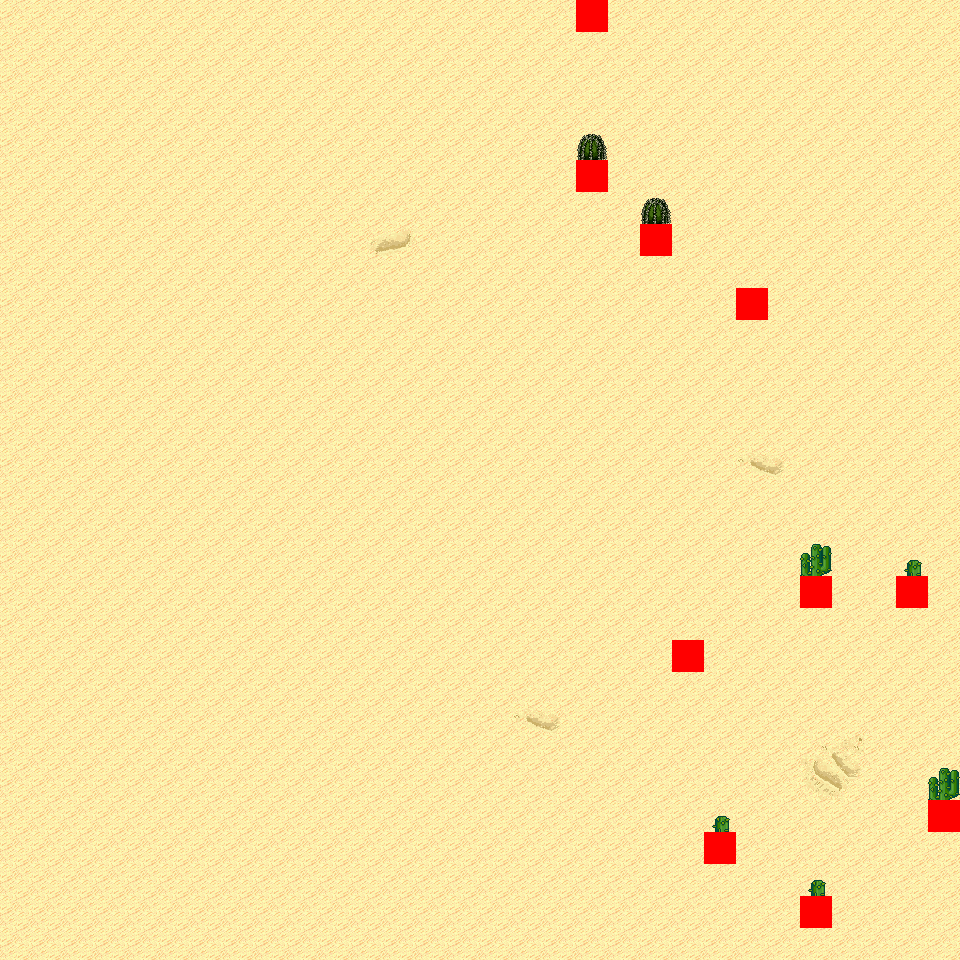

The image is a tile-based game level rendered from a .tmx file. Its description and source (layers, tilesets, objects; grid data summarised) follow:
An orthogonal 30x30 tile map with 32x32 px tiles, 6 tile layers (Ground, Object, Object2, Above, ...), 15 tilesets and 4 objects (4x mapExit).

<map version="1.0" orientation="orthogonal" renderorder="right-down" width="30" height="30" tilewidth="32" tileheight="32" nextobjectid="5">
  <tileset firstgid="1" name="tileset_logic_collision" tilewidth="32" tileheight="32" tilecount="1" columns="1">
    <image source="../drawable/tileset_logic_collision.png" width="32" height="32" />
  </tileset>
  <tileset firstgid="2" name="tileset_ground_ground" tilewidth="32" tileheight="32" tilecount="33" columns="3">
    <image source="../drawable/tileset_ground_ground.png" width="96" height="352" />
  </tileset>
  <tileset firstgid="35" name="tileset_ground_ridge_earth_pale" tilewidth="32" tileheight="32" tilecount="96" columns="12">
    <image source="../drawable/tileset_ground_ridge_earth_pale.png" width="384" height="256" />
  </tileset>
  <tileset firstgid="131" name="tileset_ground_ridge_earth_dark" tilewidth="32" tileheight="32" tilecount="96" columns="12">
    <image source="../drawable/tileset_ground_ridge_earth_dark.png" width="384" height="256" />
  </tileset>
  <tileset firstgid="227" name="tileset_terrain_desert" tilewidth="32" tileheight="32" tilecount="88" columns="8">
    <image source="../drawable/tileset_terrain_desert.png" width="256" height="352" />
  </tileset>
  <tileset firstgid="315" name="tileset_ground_ladder_vertical_dark" tilewidth="32" tileheight="32" tilecount="3" columns="3">
    <image source="../drawable/tileset_ground_ladder_vertical_dark.png" width="96" height="32" />
  </tileset>
  <tileset firstgid="318" name="tileset_plant_tree_evergreen" tilewidth="32" tileheight="32" tilecount="36" columns="3">
    <image source="../drawable/tileset_plant_tree_evergreen.png" width="96" height="384" />
  </tileset>
  <tileset firstgid="354" name="tileset_plant_cactus" tilewidth="32" tileheight="32" tilecount="2" columns="1">
    <image source="../drawable/tileset_plant_cactus.png" width="32" height="64" />
  </tileset>
  <tileset firstgid="356" name="tileset_plant_cactus_2" tilewidth="32" tileheight="32" tilecount="10" columns="5">
    <image source="../drawable/tileset_plant_cactus_2.png" width="160" height="64" />
  </tileset>
  <tileset firstgid="366" name="tileset_ground_sand_2" tilewidth="32" tileheight="32" tilecount="15" columns="5">
    <image source="../drawable/tileset_ground_sand_2.png" width="160" height="96" />
  </tileset>
  <tileset firstgid="381" name="tileset_plant_tree_tree_darkgreen" tilewidth="32" tileheight="32" tilecount="88" columns="8">
    <image source="../drawable/tileset_plant_tree_tree_darkgreen.png" width="256" height="352" />
  </tileset>
  <tileset firstgid="469" name="tileset_ground_rock_pebbles" tilewidth="32" tileheight="32" tilecount="3" columns="1">
    <image source="../drawable/tileset_ground_rock_pebbles.png" width="32" height="96" />
  </tileset>
  <tileset firstgid="472" name="tileset_plant_star_shaped_plants" tilewidth="32" tileheight="32" tilecount="6" columns="2">
    <image source="../drawable/tileset_plant_star_shaped_plants.png" width="64" height="96" />
  </tileset>
  <tileset firstgid="478" name="tileset_plant_stump_small_stump" tilewidth="32" tileheight="32" tilecount="4" columns="2">
    <image source="../drawable/tileset_plant_stump_small_stump.png" width="64" height="64" />
  </tileset>
  <tileset firstgid="482" name="tileset_plant_round_cactuses" tilewidth="32" tileheight="32" tilecount="20" columns="10">
    <image source="../drawable/tileset_plant_round_cactuses.png" width="320" height="64" />
  </tileset>
  <layer name="Ground" width="30" height="30">
    <data>[900 cells, 900 non-empty, 10 distinct tile ids]</data>
  </layer>
  <layer name="Object" width="30" height="30">
    <data>[900 cells, 9 non-empty, 4 distinct tile ids]</data>
  </layer>
  <layer name="Object2" width="30" height="30">
    <data>[900 cells, 0 non-empty, 0 distinct tile ids]</data>
  </layer>
  <layer name="Above" width="30" height="30">
    <data>[900 cells, 7 non-empty, 3 distinct tile ids]</data>
  </layer>
  <layer name="Above2" width="30" height="30">
    <data>[900 cells, 0 non-empty, 0 distinct tile ids]</data>
  </layer>
  <layer name="Walkable" width="30" height="30">
    <data>[900 cells, 10 non-empty, 1 distinct tile ids]</data>
  </layer>
  <objectgroup name="MapEvents">
    <object id="1" name="north" type="mapExit" x="0" y="0" width="576" height="32">
      <properties>
        <property name="map" value="level_0_x38_y95" />
        <property name="x" value="0" />
        <property name="y" value="28" />
      </properties>
    </object>
    <object id="2" name="north2" type="mapExit" x="608" y="0" width="352" height="32">
      <properties>
        <property name="map" value="level_0_x38_y95" />
        <property name="x" value="19" />
        <property name="y" value="28" />
      </properties>
    </object>
    <object id="3" name="south" type="mapExit" x="0" y="928" width="960" height="32">
      <properties>
        <property name="map" value="level_0_x38_y97" />
        <property name="x" value="0" />
        <property name="y" value="1" />
      </properties>
    </object>
    <object id="4" name="west" type="mapExit" x="0" y="0" width="32" height="960">
      <properties>
        <property name="map" value="level_0_x37_y96" />
        <property name="x" value="28" />
        <property name="y" value="0" />
      </properties>
    </object>
  </objectgroup>
</map>
